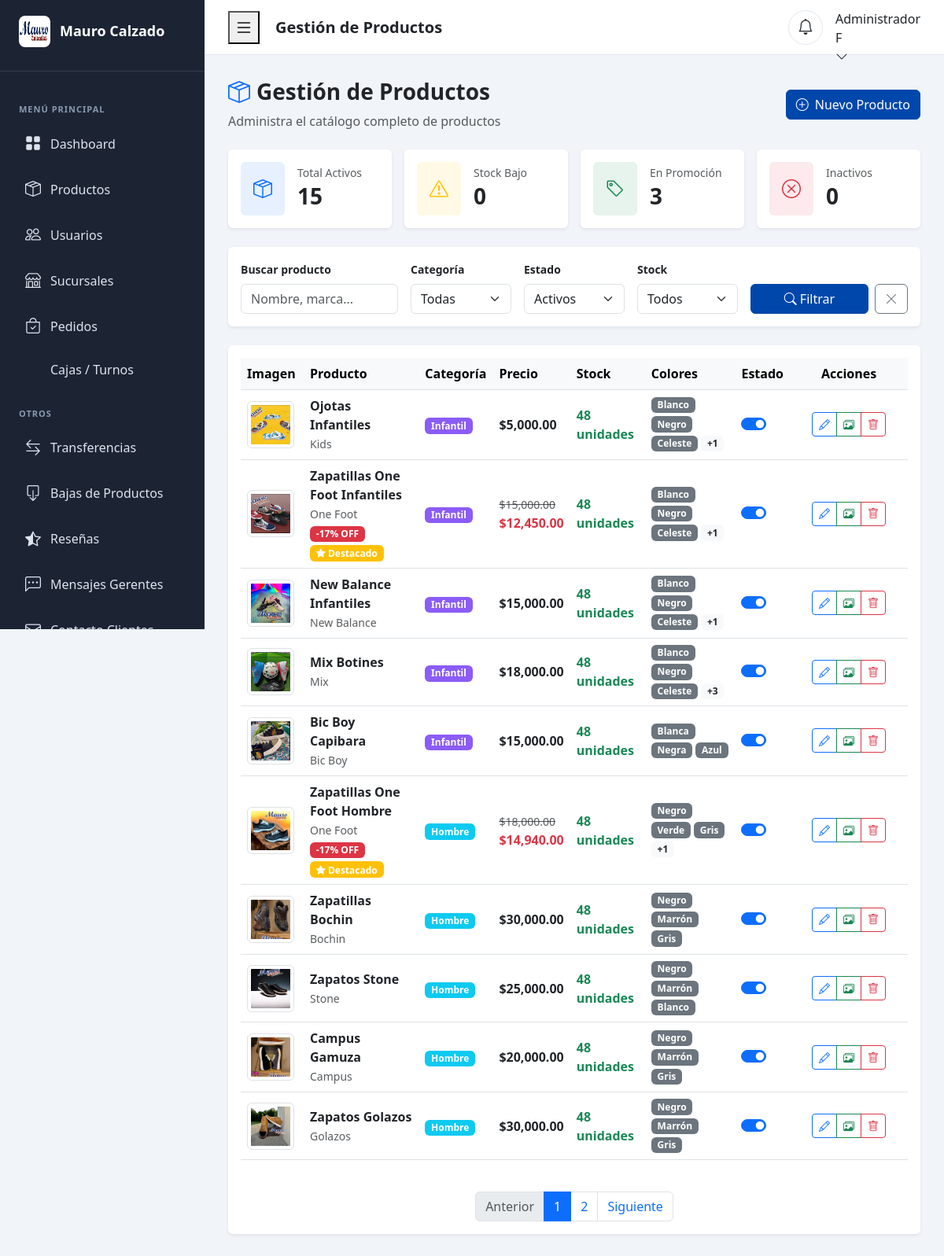
Page /admin/productos.php (signed in) on the committed database.
### tables this page shows
CREATE TABLE `productos` (
  `id` int(11) NOT NULL,
  `categoria_id` int(11) NOT NULL,
  `nombre` varchar(200) NOT NULL,
  `descripcion` text DEFAULT NULL,
  `precio` decimal(10,2) NOT NULL,
  `en_promocion` tinyint(1) DEFAULT 0,
  `descuento_porcentaje` int(11) DEFAULT 0,
  `stock` int(11) DEFAULT 0,
  `colores` text DEFAULT NULL COMMENT 'Stock por color en formato JSON: {"color":cantidad}',
  `talles` varchar(255) DEFAULT NULL,
  `imagen` varchar(255) DEFAULT NULL,
  `imagenes_adicionales` text DEFAULT NULL,
  `marca` varchar(100) DEFAULT NULL,
  `material` varchar(100) DEFAULT NULL,
  `genero` enum('mujer','hombre','unisex','infantil') DEFAULT NULL,
  `destacado` tinyint(1) DEFAULT 0,
  `vistas` int(11) DEFAULT 0,
  `ventas` int(11) DEFAULT 0,
  `fecha_creacion` datetime DEFAULT current_timestamp(),
  `fecha_actualizacion` datetime DEFAULT current_timestamp() ON UPDATE current_timestamp(),
  `activo` tinyint(1) DEFAULT 1
);

### admin/productos.php (the view, shortened to what the rows shown need)
<?php
require_once('../includes/verificar-admin.php');
$productos_por_pagina = 10;
$pagina_actual = isset($_GET['pagina']) ? (int)$_GET['pagina'] : 1;
$offset = ($pagina_actual - 1) * $productos_por_pagina;
$where_conditions = ["p.activo = 1"];
$params = [];
$types = "";
$where_sql = implode(" AND ", $where_conditions);
$query = "SELECT p.*, c.nombre as categoria_nombre
          FROM productos p
          LEFT JOIN categorias c ON p.categoria_id = c.id
          WHERE $where_sql
          ORDER BY p.fecha_creacion DESC
          LIMIT ? OFFSET ?";
$stmt = mysqli_prepare($conn, $query);
$params[] = $productos_por_pagina;
$params[] = $offset;
$types .= "ii";
mysqli_stmt_bind_param($stmt, $types, ...$params);
mysqli_stmt_execute($stmt);
$result_productos = mysqli_stmt_get_result($stmt);
require_once('includes/header-admin.php');
?>
<div class="d-flex justify-content-between align-items-center mb-4">
    <div>
        <h1 class="h3 mb-2 fw-bold text-dark">
            <i class="bi bi-box-seam text-primary me-2"></i>Gestión de Productos
        </h1>
    </div>
</div>
<div class="card border-0 shadow-sm">
    <div class="card-body">
        <?php if (mysqli_num_rows($result_productos) > 0): ?>
            <div class="table-responsive">
                <table class="table table-hover align-middle">
                    <thead class="table-light">
                        <tr>
                            <th style="width: 80px;">Imagen</th>
                            <th>Producto</th>
                            <th>Categoría</th>
                            <th>Precio</th>
                            <th>Stock</th>
                            <th>Colores</th>
                            <th>Estado</th>
                            <th class="text-center" style="width: 150px;">Acciones</th>
                        </tr>
                    </thead>
                    <tbody>
                        <?php while ($producto = mysqli_fetch_assoc($result_productos)):
                            $colores_array = json_decode($producto['colores'], true);
                            $stock_total = array_sum($colores_array);
                        ?>
                            <tr>
                                <td>
                                    <?php if ($producto['imagen']): ?>
                                        <img src="../img/productos/<?php echo htmlspecialchars($producto['imagen']); ?>"
                                             alt="<?php echo htmlspecialchars($producto['nombre']); ?>"
                                             class="img-thumbnail"
                                             style="width: 60px; height: 60px; object-fit: cover;">
                                    <?php endif; ?>
                                </td>
                                <td>
                                    <div>
                                        <div class="fw-semibold"><?php echo htmlspecialchars($producto['nombre']); ?></div>
                                        <small class="text-muted"><?php echo htmlspecialchars($producto['marca']); ?></small>
                                    </div>
                                    <?php if ($producto['en_promocion']): ?>
                                        <span class="badge bg-danger mt-1">-<?php echo $producto['descuento_porcentaje']; ?>% OFF</span>
                                    <?php endif; ?>
                                    <?php if ($producto['destacado']): ?>
                                        <span class="badge bg-warning mt-1"><i class="bi bi-star-fill"></i> Destacado</span>
                                    <?php endif; ?>
                                </td>
                                <td>
                                    <?php
                                    $badge_genero = '';
                                    switch($producto['genero']) {
                                        case 'hombre':
                                            $badge_genero = 'bg-info';
                                            break;
                                        case 'infantil':
                                            $badge_genero = 'bg-purple';
                                            break;
                                    }
                                    ?>
                                    <span class="badge <?php echo $badge_genero; ?>">
                                        <?php echo ucfirst($producto['genero']); ?>
                                    </span>
                                </td>
                                <td>
                                    <?php if ($producto['en_promocion']): ?>
                                        <div>
                                            <span class="text-decoration-line-through text-muted small">$<?php echo number_format($producto['precio'], 2); ?></span>
                                        </div>
                                        <div class="fw-bold text-danger">
                                            $<?php echo number_format($producto['precio'] * (1 - $producto['descuento_porcentaje']/100), 2); ?>
                                        </div>
                                    <?php else: ?>
                                        <div class="fw-bold">$<?php echo number_format($producto['precio'], 2); ?></div>
                                    <?php endif; ?>
                                </td>
                                <td>
                                    <?php
                                    $stock_class = 'text-success';
                                    ?>
                                    <span class="fw-semibold <?php echo $stock_class; ?>">
                                        <?php echo $stock_total; ?> unidades
                                    </span>
                                </td>
                                <td>
                                    <?php if (!empty($colores_array)): ?>
                                        <div class="d-flex gap-1 flex-wrap">
                                            <?php
                                            $count = 0;
                                            foreach ($colores_array as $color => $cantidad):
                                                if ($count < 3):
                                            ?>
                                                <span class="badge bg-secondary" title="<?php echo htmlspecialchars($color); ?>: <?php echo $cantidad; ?> unidades">
                                                    <?php echo htmlspecialchars($color); ?>
                                                </span>
                                            <?php
                                                $count++;
                                                endif;
                                            endforeach;
                                            if (count($colores_array) > 3):
                                            ?>
                                                <span class="badge bg-light text-dark">+<?php echo count($colores_array) - 3; ?></span>
                                            <?php endif; ?>
                                        </div>
                                    <?php else: ?>
                                        <span class="text-muted small">Sin colores</span>
                                    <?php endif; ?>
                                </td>
                                <td>
                                    <div class="form-check form-switch">
                                        <input class="form-check-input" type="checkbox" role="switch"
                                               <?php echo $producto['activo'] ? 'checked' : ''; ?>
                                               onchange="cambiarEstado(<?php echo $producto['id']; ?>, this.checked)">
                                    </div>
                                </td>
                                <td class="text-center">
                                    <div class="btn-group btn-group-sm" role="group">
                                        <button class="btn btn-outline-primary" onclick="editarProducto(<?php echo $producto['id']; ?>)"
                                                title="Editar">
                                            <i class="bi bi-pencil"></i>
                                        </button>
                                        <button class="btn btn-outline-success" onclick="abrirGaleria(<?php echo $producto['id']; ?>, '<?php echo htmlspecialchars(addslashes($producto['nombre'])); ?>')"
                                                title="Galería de imágenes">
                                            <i class="bi bi-images"></i>
                                        </button>
                                        <button class="btn btn-outline-danger" onclick="eliminarProducto(<?php echo $producto['id']; ?>)"
                                                title="Eliminar">
                                            <i class="bi bi-trash"></i>
                                        </button>
                                    </div>
                                </td>
                            </tr>
                        <?php endwhile; ?>
                    </tbody>
                </table>
            </div>
        <?php endif; ?>
    </div>
</div>
<?php require_once('includes/footer-admin.php'); ?>

### rows in the picture
productos: imagen (picture), nombre "Ojotas Infantiles", marca "Kids", genero "Infantil", precio "5,000.00", colores "48", color "Blanco", color "Negro", color "Celeste", count($colores_array)-3 "1", activo "☑"
productos: imagen (picture), nombre "Zapatillas One Foot Infantiles", marca "One Foot", descuento_porcentaje "17", destacado 1 (drawn), genero "Infantil", precio "15,000.00", $producto['precio'] * (1 - $producto['descuento_porcentaje']/100) "12,450.00", colores "48", color "Blanco", color "Negro", color "Celeste", count($colores_array)-3 "1", activo "☑"
productos: imagen (picture), nombre "New Balance Infantiles", marca "New Balance", genero "Infantil", precio "15,000.00", colores "48", color "Blanco", color "Negro", color "Celeste", count($colores_array)-3 "1", activo "☑"
productos: imagen+nombre (picture), nombre "Mix Botines", marca "Mix", genero "Infantil", precio "18,000.00", colores "48", color "Blanco", color "Negro", color "Celeste", count($colores_array)-3 "3", activo "☑"
productos: imagen (picture), nombre "Bic Boy Capibara", marca "Bic Boy", genero "Infantil", precio "15,000.00", colores "48", color "Blanca", color "Negra", color "Azul", activo "☑"
productos: imagen (picture), nombre "Zapatillas One Foot Hombre", marca "One Foot", descuento_porcentaje "17", destacado 1 (drawn), genero "Hombre", precio "18,000.00", $producto['precio'] * (1 - $producto['descuento_porcentaje']/100) "14,940.00", colores "48", color "Negro", color "Verde", color "Gris", count($colores_array)-3 "1", activo "☑"
productos: imagen (picture), nombre "Zapatillas Bochin", marca "Bochin", genero "Hombre", precio "30,000.00", colores "48", color "Negro", color "Marrón", color "Gris", activo "☑"
productos: imagen (picture), nombre "Zapatos Stone", marca "Stone", genero "Hombre", precio "25,000.00", colores "48", color "Negro", color "Marrón", color "Blanco", activo "☑"
productos: imagen (picture), nombre "Campus Gamuza", marca "Campus", genero "Hombre", precio "20,000.00", colores "48", color "Negro", color "Marrón", color "Gris", activo "☑"
productos: imagen (picture), nombre "Zapatos Golazos", marca "Golazos", genero "Hombre", precio "30,000.00", colores "48", color "Negro", color "Marrón", color "Gris", activo "☑"

### other values in the picture
$titulo_pagina "Gestión de Productos"
substr($_SESSION['nombre'], 0, 1) "F"
$stats['total'] "15"
$stats['stock_bajo'] "0"
$stats['promocion'] "3"
$stats['inactivos'] "0"
